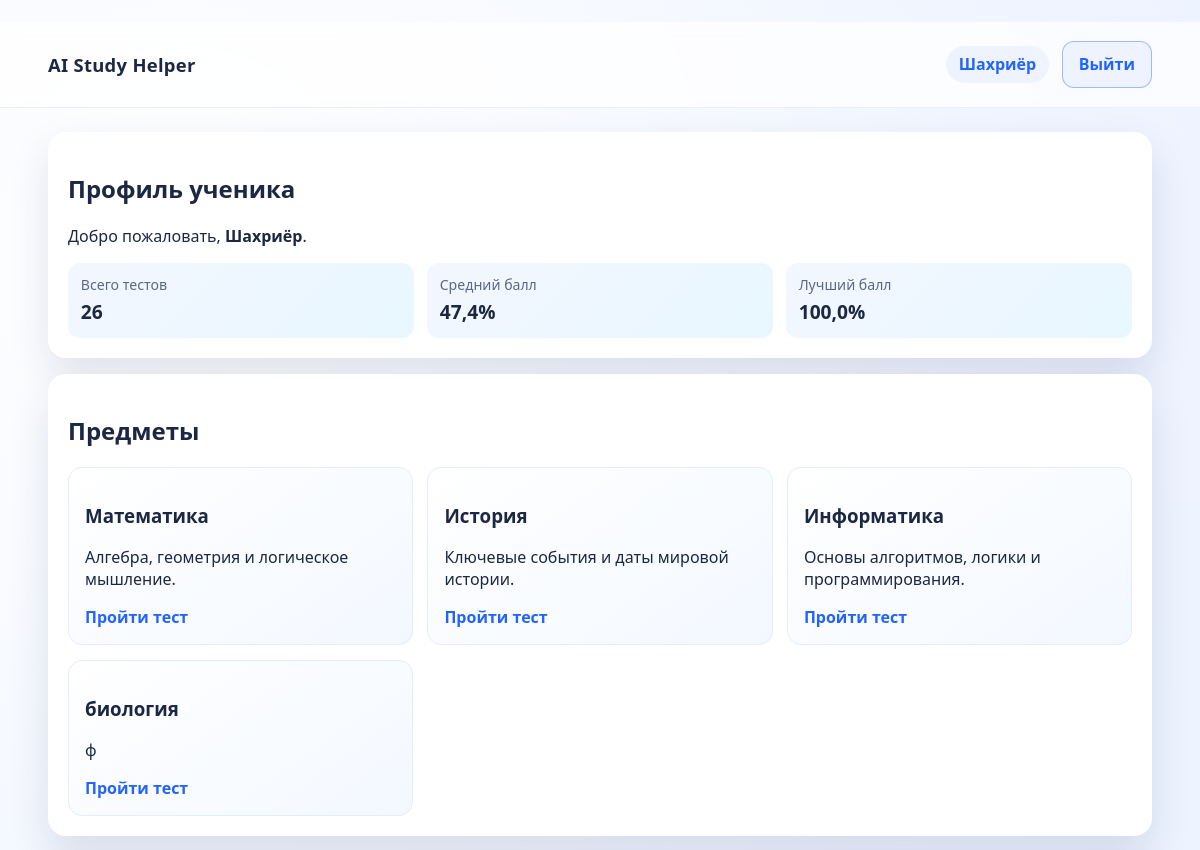
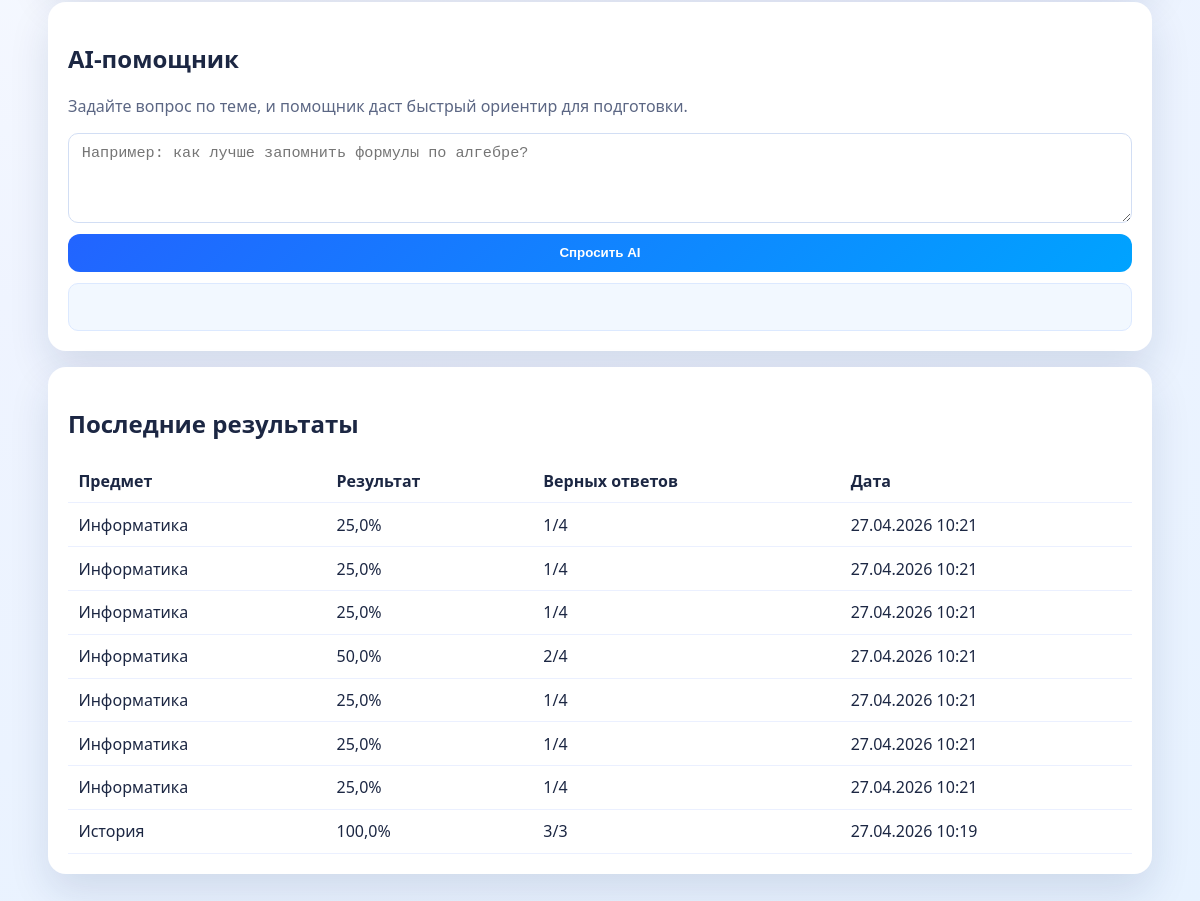
Screenshot of /dashboard/ (signed in) with the database file from the repository (2 pictures, top to bottom).
### study_app/models.py (models this page shows, shortened)
class UserProfile(models.Model):
    user = models.OneToOneField(User, on_delete=models.CASCADE, related_name='profile')
    total_quizzes = models.PositiveIntegerField(default=0)
    average_score = models.FloatField(default=0)
    best_score = models.FloatField(default=0)
    def recalculate(self):
        results = self.user.quiz_results.all()
        self.total_quizzes = results.count()
        if self.total_quizzes:
            self.average_score = round(sum(r.score_percent for r in results) / self.total_quizzes, 1)
            self.best_score = round(max(r.score_percent for r in results), 1)
        else:
            self.average_score = 0
            self.best_score = 0
        self.save(update_fields=['total_quizzes', 'average_score', 'best_score'])

class Subject(models.Model):
    name = models.CharField(max_length=100, unique=True)
    description = models.CharField(max_length=255)

class QuizResult(models.Model):
    user = models.ForeignKey(User, on_delete=models.CASCADE, related_name='quiz_results')
    subject = models.ForeignKey(Subject, on_delete=models.CASCADE, related_name='results')
    correct_answers = models.PositiveIntegerField(default=0)
    total_questions = models.PositiveIntegerField(default=0)
    score_percent = models.FloatField(default=0)
    created_at = models.DateTimeField(auto_now_add=True)
    class Meta:
        ordering = ['-created_at']

### study_app/views.py (the view)
# urls.py: path('dashboard/', views.dashboard, name='dashboard'),
@login_required
def dashboard(request):
    ensure_demo_data()
    subjects = Subject.objects.all()
    results = request.user.quiz_results.select_related('subject')[:8]
    profile = request.user.profile
    profile.recalculate()
    subject_stats = request.user.quiz_results.values('subject__name').annotate(
        avg_score=Avg('score_percent'),
        best_score=Max('score_percent'),
    )
    return render(
        request,
        'dashboard.html',
        {
            'subjects': subjects,
            'results': results,
            'profile': profile,
            'subject_stats': subject_stats,
        },
    )

### study_app/views.py (called while the page is built, shortened)
def ensure_demo_data():
    if Subject.objects.exists():
        return

### study_app/templates/dashboard.html (shortened to what this page needs)
﻿{% load static %}
<!DOCTYPE html>
<html lang="ru">
<head>
    <link rel="stylesheet" href="{% static 'style.css' %}">
</head>
<body>
    <header class="dashboard-header">
        <div class="container nav">
            <a class="brand" href="{% url 'index' %}">AI Study Helper</a>
            <div class="nav-links">
                <span class="user-badge">{{ request.user.username }}</span>
                <a href="{% url 'logout' %}" class="btn btn-outline">Выйти</a>
            </div>
        </div>
    </header>
    <main class="container dashboard-layout" id="dashboard-root">
        <section class="card profile-panel">
            <h2>Профиль ученика</h2>
            <p>Добро пожаловать, <strong>{{ request.user.first_name|default:request.user.username }}</strong>.</p>
            <div class="stats-grid">
                <div class="stat-item">
                    <span>Всего тестов</span>
                    <strong>{{ profile.total_quizzes }}</strong>
                </div>
                <div class="stat-item">
                    <span>Средний балл</span>
                    <strong>{{ profile.average_score }}%</strong>
                </div>
                <div class="stat-item">
                    <span>Лучший балл</span>
                    <strong>{{ profile.best_score }}%</strong>
                </div>
            </div>
        </section>
        <section class="card">
            <h2>Предметы</h2>
            <div class="subject-grid">
                {% for subject in subjects %}
                    <a href="{% url 'quiz' subject.id %}" class="subject-card">
                        <h3>{{ subject.name }}</h3>
                        <p>{{ subject.description }}</p>
                        <span>Пройти тест</span>
                    </a>
                {% endfor %}
            </div>
        </section>
        <section class="card">
            <h2>AI-помощник</h2>
            <p class="subtle">Задайте вопрос по теме, и помощник даст быстрый ориентир для подготовки.</p>
            <div class="ai-box">
                <textarea id="ai-question" placeholder="Например: как лучше запомнить формулы по алгебре?"></textarea>
                <button class="btn btn-primary" id="ai-ask-btn">Спросить AI</button>
            </div>
            <div id="ai-answer" class="ai-answer"></div>
        </section>
        <section class="card">
            <h2>Последние результаты</h2>
            {% if results %}
                <table class="results-table">
                    <thead>
                        <tr>
                            <th>Предмет</th>
                            <th>Результат</th>
                            <th>Верных ответов</th>
                            <th>Дата</th>
                        </tr>
                    </thead>
                    <tbody>
                        {% for result in results %}
                            <tr>
                                <td>{{ result.subject.name }}</td>
                                <td>{{ result.score_percent }}%</td>
                                <td>{{ result.correct_answers }}/{{ result.total_questions }}</td>
                                <td>{{ result.created_at|date:"d.m.Y H:i" }}</td>
                            </tr>
                        {% endfor %}
                    </tbody>
                </table>
            {% else %}
                <p>Пока нет попыток. Выберите предмет и пройдите первый тест.</p>
            {% endif %}
        </section>
    </main>
</body>
</html>

### study_app/static/style.css (style rules this page uses)
* { box-sizing: border-box; }
body { margin: 0; font-family: 'Segoe UI', Tahoma, Geneva, Verdana, sans-serif; color: var(--text); background: radial-gradient(circle at 15% 15%, #ffffff 0%, #eff4ff 50%, #e7f2ff 100%); }
.container { width: min(1120px, 92%); margin: 0 auto; }
.nav { display: flex; align-items: center; justify-content: space-between; padding: 1.2rem 0; }
.brand { font-size: 1.15rem; font-weight: 700; color: inherit; text-decoration: none; letter-spacing: 0.3px; }
.nav-links { display: flex; gap: 0.8rem; align-items: center; }
.card { background: var(--surface); border-radius: var(--radius); box-shadow: var(--shadow); padding: 1.25rem; transition: transform 0.25s ease, box-shadow 0.25s ease; }
.btn { display: inline-flex; align-items: center; justify-content: center; border-radius: 12px; border: 0; cursor: pointer; font-weight: 600; text-decoration: none; padding: 0.7rem 1rem; transition: transform 0.2s ease, filter 0.2s ease; }
.btn-primary { background: linear-gradient(135deg, var(--primary), var(--primary-2)); color: #fff; }
.btn-outline { border: 1px solid rgba(255, 255, 255, 0.62); color: #fff; background: rgba(255, 255, 255, 0.08); }
.dashboard-header .btn-outline { border-color: rgba(34, 100, 255, 0.4); color: var(--primary); background: #eef3ff; }
input, textarea { border: 1px solid #d2def4; border-radius: 10px; padding: 0.65rem 0.8rem; font-size: 0.95rem; outline: none; transition: border-color 0.2s ease, box-shadow 0.2s ease; }
.subtle { color: var(--muted); }
.dashboard-header { background: #ffffffbb; backdrop-filter: blur(8px); border-bottom: 1px solid #e8eeff; position: sticky; top: 0; z-index: 5; }
.user-badge { padding: 0.45rem 0.8rem; border-radius: 999px; background: #eef3ff; color: var(--primary); font-weight: 600; }
.dashboard-layout, .quiz-layout { margin: 1.5rem auto 2rem; display: grid; gap: 1rem; }
.stats-grid { margin-top: 0.9rem; display: grid; gap: 0.8rem; grid-template-columns: repeat(3, minmax(0, 1fr)); }
.stat-item { border-radius: 12px; background: linear-gradient(135deg, #f3f7ff, #e8f7ff); padding: 0.8rem; display: grid; gap: 0.25rem; }
.stat-item span { color: var(--muted); font-size: 0.88rem; }
.stat-item strong { font-size: 1.2rem; }
.subject-grid { display: grid; gap: 0.9rem; grid-template-columns: repeat(3, minmax(0, 1fr)); }
.subject-card { border-radius: 14px; text-decoration: none; color: var(--text); background: linear-gradient(145deg, #ffffff, #f3f8ff); border: 1px solid #e5ecff; padding: 1rem; transition: transform 0.2s ease, box-shadow 0.2s ease; }
.subject-card span { color: var(--primary); font-weight: 700; }
.ai-box { display: grid; gap: 0.7rem; }
.ai-box textarea { min-height: 90px; resize: vertical; }
.ai-answer { margin-top: 0.7rem; border-radius: 10px; background: #f2f8ff; border: 1px solid #dce9ff; padding: 0.8rem; color: var(--text); min-height: 48px; }
.results-table { width: 100%; border-collapse: collapse; }
.results-table th, .results-table td { padding: 0.65rem; text-align: left; border-bottom: 1px solid #ebf0ff; }

### rows the page displays
UserProfile: total_quizzes "26", average_score "47,4", best_score "100,0"
Subject: name "Математика", description "Алгебра, геометрия и логическое мышление."
Subject: name "История", description "Ключевые события и даты мировой истории."
Subject: name "Информатика", description "Основы алгоритмов, логики и программирования."
Subject: name "биология", description "ф"
QuizResult: subject.name "Информатика", score_percent "25,0", correct_answers "1", total_questions "4", created_at "27.04.2026 10:21"
QuizResult: subject.name "Информатика", score_percent "25,0", correct_answers "1", total_questions "4", created_at "27.04.2026 10:21"
QuizResult: subject.name "Информатика", score_percent "25,0", correct_answers "1", total_questions "4", created_at "27.04.2026 10:21"
QuizResult: subject.name "Информатика", score_percent "50,0", correct_answers "2", total_questions "4", created_at "27.04.2026 10:21"
QuizResult: subject.name "Информатика", score_percent "25,0", correct_answers "1", total_questions "4", created_at "27.04.2026 10:21"
QuizResult: subject.name "Информатика", score_percent "25,0", correct_answers "1", total_questions "4", created_at "27.04.2026 10:21"
QuizResult: subject.name "Информатика", score_percent "25,0", correct_answers "1", total_questions "4", created_at "27.04.2026 10:21"
QuizResult: subject.name "История", score_percent "100,0", correct_answers "3", total_questions "3", created_at "27.04.2026 10:19"

### other values shown
{{ request.user.username }} "Шахриёр"
{{ request.user.first_name|default:request.user.username }} "Шахриёр"
